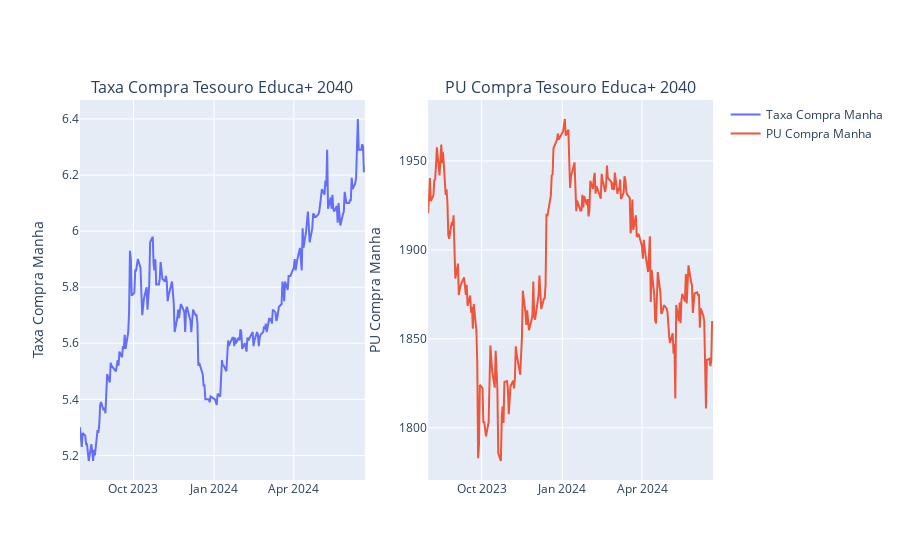

The code cell stored with this chart in its notebook:
### Code cell
# prompt: order the dataframe by Data Base and plot a chart using plotly lib showing the values of Taxa Venda Manha and PU Compra Manha in different Y axis and  Data Base as the x axis

import plotly.graph_objects as go
from plotly.subplots import make_subplots # Import the make_subplots function


# Sort the dataframe by Data Base
filtered_df = filtered_df.sort_values(by=['Data Base'])

# Create a figure with two subplots
title_tx = "Taxa Compra {} {}".format(tipo_titulo, vencimento_titulo)
title_pu = "PU Compra {} {}".format(tipo_titulo, vencimento_titulo)
print(title_tx)

fig = make_subplots(rows=1, cols=2, subplot_titles=(title_tx, title_pu))


# Add traces for Taxa Venda Manha and PU Compra Manha
fig.add_trace(go.Scatter(x=filtered_df['Data Base'], y=filtered_df['Taxa Compra Manha'], name="Taxa Compra Manha"), row=1, col=1)
fig.add_trace(go.Scatter(x=filtered_df['Data Base'], y=filtered_df['PU Compra Manha'], name="PU Compra Manha", yaxis="y2"), row=1, col=2)

# Configure y-axis titles and show the figure
fig.update_yaxes(title_text="Taxa Compra Manha", row=1, col=1)
fig.update_yaxes(title_text="PU Compra Manha", row=1, col=2)
fig.show()

### Figure 1 — Plotly figure (JSON) as saved in the notebook; plotly's stock layout.template omitted (floating-point values rounded to 4 significant figures; data arrays with more than 128 entries replaced by an {"elided": "..."} marker saying what was removed)
{"data": [{"name": "Taxa Compra Manha", "type": "scatter", "x": {"elided": "222 str values"}, "xaxis": "x", "y": {"elided": "222 float values"}, "yaxis": "y"}, {"name": "PU Compra Manha", "type": "scatter", "x": {"elided": "222 str values"}, "xaxis": "x2", "y": {"elided": "222 float values"}, "yaxis": "y2"}], "layout": {"annotations": [{"font": {"size": 16}, "showarrow": false, "text": "Taxa Compra Tesouro Educa+ 2040", "x": 0.225, "xanchor": "center", "xref": "paper", "y": 1, "yanchor": "bottom", "yref": "paper"}, {"font": {"size": 16}, "showarrow": false, "text": "PU Compra Tesouro Educa+ 2040", "x": 0.775, "xanchor": "center", "xref": "paper", "y": 1, "yanchor": "bottom", "yref": "paper"}], "xaxis": {"anchor": "y", "domain": [0, 0.45]}, "xaxis2": {"anchor": "y2", "domain": [0.55, 1]}, "yaxis": {"anchor": "x", "domain": [0, 1], "title": {"text": "Taxa Compra Manha"}}, "yaxis2": {"anchor": "x2", "domain": [0, 1], "title": {"text": "PU Compra Manha"}}}}
